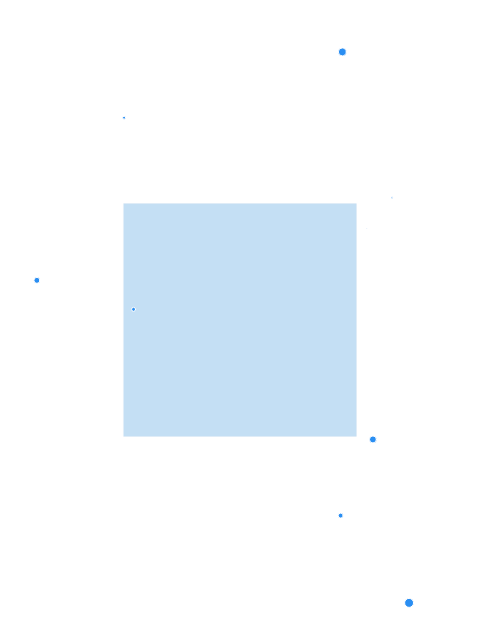
Frame 1 (no input)
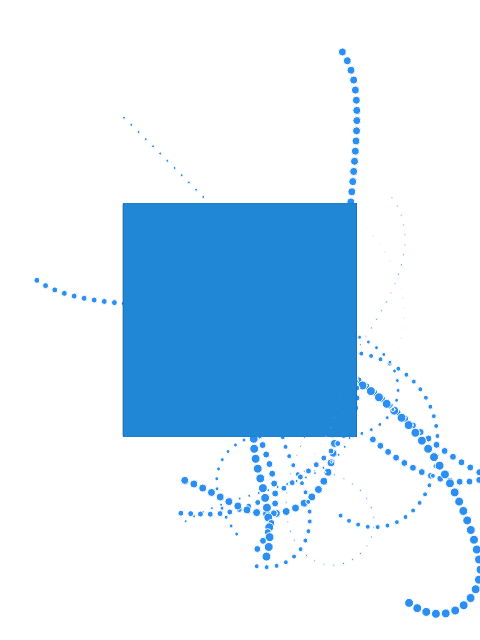
Frame 60 (no input)
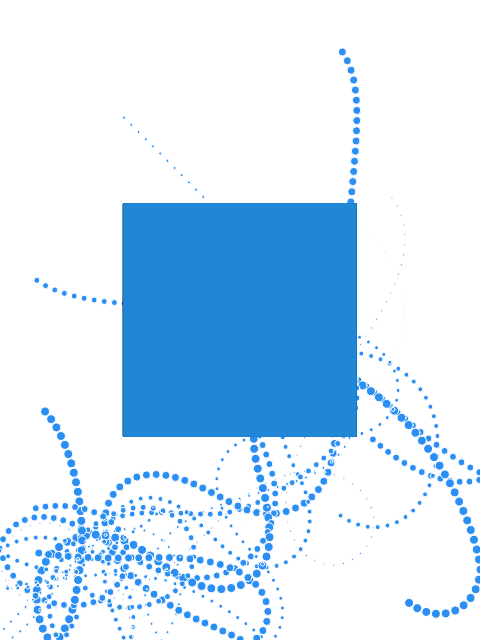
Frame 120 (the mouse pressed at the canvas centre since frame 60)

The p5.js sketch that drew these frames (run headless with seeded random() and noise() and a simulated clock; from frame 60 on, the mouse is pressed at the canvas centre):

// p5.js sketch
// ── sketch.js
let izzm = [],
	izzm2 = [];
const NUM_IZZMS = 10;

function setup() {
	createCanvas(480, 640);

	for (let i = 0; i < NUM_IZZMS; i++) {
		let pos = createVector(random(width), random(height))
		let izz = new Izzm(pos, i);
		izzm.push(izz);
		let izz2 = new Izzm(pos);
		izzm2.push(izz2);
	}
	background(255);
}

function draw() {
	stroke(0, 3);
	fill(33, 133, 213, 67);
	rectMode(CENTER);
	rect(width / 2, height / 2, 233, 233);

	for (let i = 0; i < izzm.length; i++) {
		izzm[i].run();
		izzm2[i].run();
	}
}
// ── Particle.js
class Izzm {
	constructor(_pos, _NUM_IZZM) {
		this.pos = createVector(_pos.x, _pos.y);
		this.vel = createVector(1.3, 1.3);
		this.acc = createVector(0, 0.01);
		this.r = _NUM_IZZM;
	}
	update() {
		for (let i = 0; i < izzm2.length; i++) {
			this.acc = p5.Vector.sub(izzm2[i].pos, this.pos);
			this.acc.mult(3);
			this.acc.setMag(0.03);
			this.vel.normalize();
			this.vel.add(this.acc);
			this.pos.add(this.vel);
		}
	}

	display() {
		stroke(255);
		fill(42, 142, 242);
		ellipseMode(CENTER);
		ellipse(this.pos.x, this.pos.y, this.r);
	}

	edges() {
		if (this.pos.x <= 0 || this.pos.x >= width) {
			this.vel.x *= -1;
		}

		if (this.pos.y <= 0 || this.pos.y >= height) {
			this.vel.y *= -1;
		}
	}

	run() {
		this.update();
		this.display();
		this.edges();
	}
}
